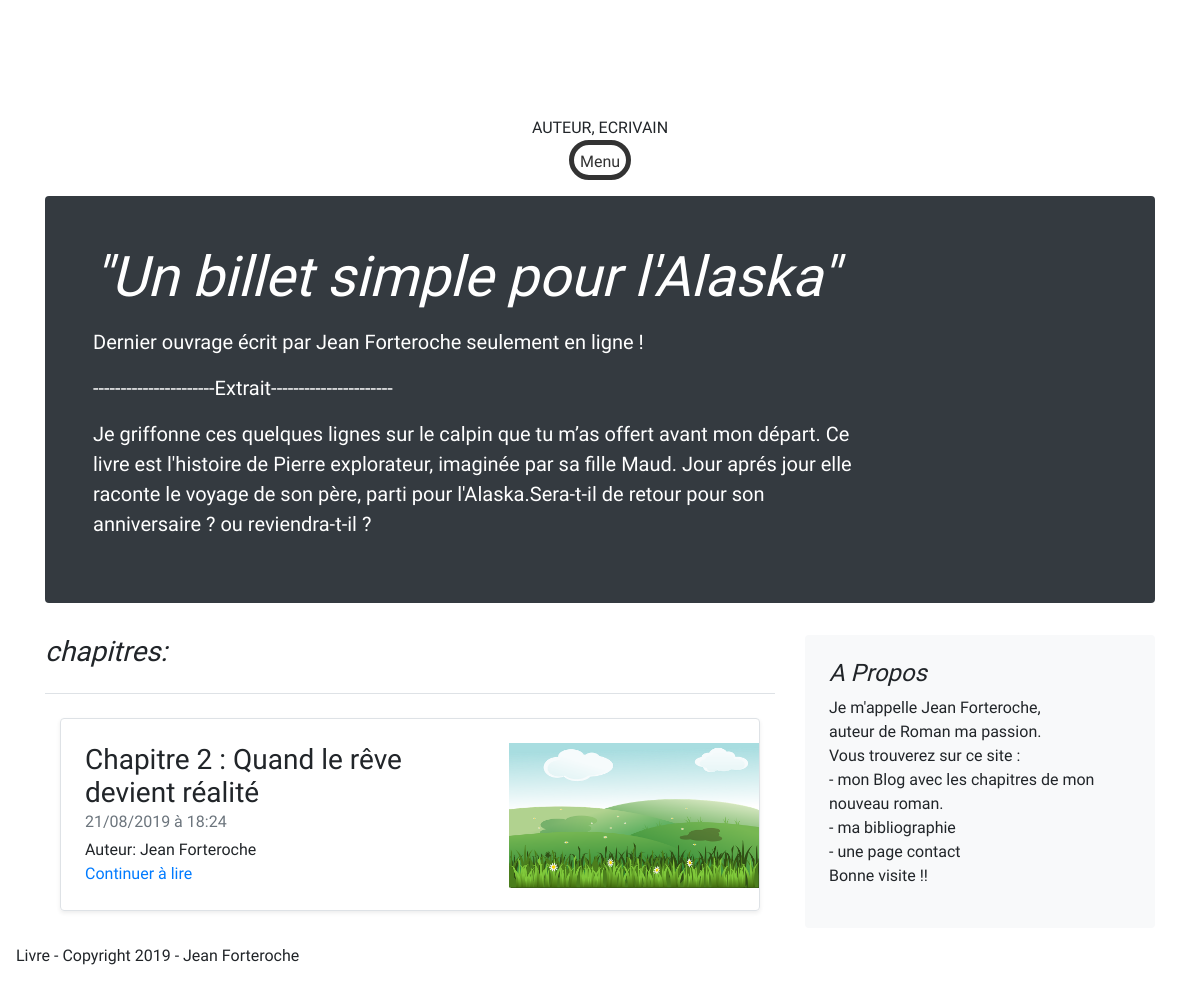
Screenshot of /index.php?page=home with the database file from the repository.
### tables this page shows
CREATE TABLE IF NOT EXISTS `posts` (
  `id` int(11) NOT NULL AUTO_INCREMENT,
  `title` varchar(255) NOT NULL,
  `content` text NOT NULL,
  `name_post` varchar(255) NOT NULL,
  `image_posts` varchar(255) NOT NULL DEFAULT 'post.png',
  `date_posts` datetime NOT NULL,
  `posted` tinyint(1) NOT NULL,
  PRIMARY KEY (`id`)
);

### controller/FrontendController.php (called while the page is built, shortened)
<?php
require 'model/frontend/PostManager.php';
class FrontendController
{
    public function homeAction()
    {
        $postManager = new PostManager;
        $chapters = $postManager->getLimitedChapters();
        require 'view/frontend/headerView.php';
        require 'view/frontend/homeView.php';
        require 'view/frontend/footerView.php';
        require 'view/frontend/template.php';
    }
}

### model/Manager.php (called while the page is built, shortened)
<?php
class Manager
{
    private $dbHost;
    private $dbName;
    private $dbUser;
    private $dbPassword;
    private $pdo;
    public function __construct($dbName = 'blog', $dbHost = 'localhost', $dbUser = 'root', $dbPassword = '')
    {
        $this->dbHost = $dbHost;
        $this->dbName = $dbName;
        $this->dbUser = $dbUser;
        $this->dbPassword = $dbPassword;
    }
    public function getPDO()
    {
        if (is_null($this->pdo)) {
            $pdo = new PDO('mysql:host=' . $this->dbHost . ';dbname=' . $this->dbName, $this->dbUser, $this->dbPassword);
            $pdo->setAttribute(PDO::ATTR_ERRMODE, PDO::ERRMODE_EXCEPTION);
            $this->pdo = $pdo;
        }
        return $this->pdo;
    }
}

### model/frontend/PostManager.php (called while the page is built, shortened)
<?php
require_once 'model/Manager.php';
class PostManager extends Manager
{
    public function getLimitedChapters()
    {
        $sql = "
        SELECT  posts.id,
                posts.title,
                posts.image_posts,
                posts.date_posts,
                posts.content,
                admins.name
        FROM posts
        JOIN admins
        ON posts.name_post=admins.name
        WHERE posted='1'
        ORDER BY date_posts DESC
        LIMIT 0,2
        ";
        $query = $this->getPDO()->query($sql);
        $results = $query->fetchAll(PDO::FETCH_OBJ);
        return $results;
    }
}

### view/frontend/homeView.php (the view, shortened to what this page needs)
<main role="main" class="container">
    <div class="jumbotron p-4 p-md-5 text-white rounded bg-dark">
        <div class="col-md-9 px-0">
            <h1 class="display-4 font-italic">"Un billet simple pour l'Alaska"</h1>
            <p class="lead my-3">Dernier ouvrage écrit par Jean Forteroche seulement en ligne !</p>
            <p class="lead my-3">----------------------Extrait----------------------</p>
            <p class="lead my-3">
                Je griffonne ces quelques lignes sur le calpin que tu m’as offert avant mon départ.
                Ce livre est l'histoire de Pierre explorateur, imaginée par sa fille Maud.
                Jour aprés jour elle raconte le voyage de son père, parti pour l'Alaska.Sera-t-il de retour pour son
                anniversaire ? ou reviendra-t-il ?</p>
        </div>
    </div>
    <div class="row">
        <div class="col-md-8 blog-main">
            <h3 class="pb-4 mb-4 font-italic border-bottom">
                chapitres:
            </h3>
            <?php foreach ($chapters as $chapter): ?>
            <div class="col-md-12">
                <div
                    class="row no-gutters border rounded overflow-hidden flex-md-row mb-4 shadow-sm h-md-250 position-relative">
                    <div class="col p-4 d-flex flex-column position-static">
                        <h3 class="mb-0"><?=$chapter->title?></h3>
                        <div class="mb-1 text-muted"><?=date("d/m/Y à H:i", strtotime($chapter->date_posts))?>
                        </div>
                        <p class="card-text mb-auto">Auteur: <?=$chapter->name?></p>
                        <a href="index.php?page=chapter&id=<?=$chapter->id?>" class="stretched-link">Continuer à
                            lire</a>
                    </div>
                    <div class="col-auto d-none d-lg-block">
                        <img src="public/img/chapter/<?=$chapter->image_posts?>" width='250px' class="pt-4"
                            alt="<?=$chapter->title?>">
                    </div>
                </div>
            </div>
            <?php endforeach;?>
        </div>
        <aside class="col-md-4 blog-sidebar">
            <div class="p-4 mb-3 bg-light rounded">
                <h4 class="font-italic">A Propos</h4>
                <p class="mb-0">Je m'appelle Jean Forteroche,<br /> auteur de Roman ma passion.</p>
                Vous trouverez sur ce site :<br />
                - mon Blog avec les chapitres de mon nouveau roman.<br />
                - ma bibliographie<br />
                - une page contact<br />
                Bonne visite !!</p>
            </div>
        </aside>
    </div>
</main>

### public/css/style.css (style rules this page uses)
html, body { overflow-x: hidden; width: 100%; height: auto; }
body { font-family: 'Raleway', sans-serif; position: relative; padding: 0 1em 3em 1em; }

### rows the page displays
posts: title "Chapitre 2 : Quand le rêve devient réalité", date_posts "21/08/2019 à 18:24", admins.name "Jean Forteroche", image_posts (picture)
